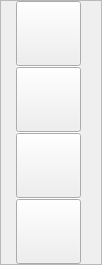
           <widget class="QFrame" name="toolbar">
            <property name="sizePolicy">
             <sizepolicy hsizetype="Preferred" vsizetype="Preferred">
              <horstretch>0</horstretch>
              <verstretch>0</verstretch>
             </sizepolicy>
            </property>
            <property name="minimumSize">
             <size>
              <width>0</width>
              <height>0</height>
             </size>
            </property>
            <property name="maximumSize">
             <size>
              <width>0</width>
              <height>450</height>
             </size>
            </property>
            <property name="frameShape">
             <enum>QFrame::StyledPanel</enum>
            </property>
            <property name="frameShadow">
             <enum>QFrame::Raised</enum>
            </property>
            <layout class="QVBoxLayout" name="verticalLayout_13">
             <property name="spacing">
              <number>0</number>
             </property>
             <property name="leftMargin">
              <number>15</number>
             </property>
             <property name="topMargin">
              <number>0</number>
             </property>
             <property name="rightMargin">
              <number>10</number>
             </property>
             <property name="bottomMargin">
              <number>0</number>
             </property>
             <item>
              <widget class="QFrame" name="mini_frame_btn_toolbar_1">
               <property name="sizePolicy">
                <sizepolicy hsizetype="Minimum" vsizetype="Minimum">
                 <horstretch>0</horstretch>
                 <verstretch>0</verstretch>
                </sizepolicy>
               </property>
               <property name="styleSheet">
                <string notr="true">QFrame#mini_frame_btn_toolbar_1
{

border : transparent;
background : transparent;

}</string>
               </property>
               <property name="frameShape">
                <enum>QFrame::StyledPanel</enum>
               </property>
               <property name="frameShadow">
                <enum>QFrame::Raised</enum>
               </property>
               <layout class="QHBoxLayout" name="horizontalLayout_17">
                <property name="spacing">
                 <number>0</number>
                </property>
                <property name="leftMargin">
                 <number>0</number>
                </property>
                <property name="topMargin">
                 <number>0</number>
                </property>
                <property name="rightMargin">
                 <number>0</number>
                </property>
                <property name="bottomMargin">
                 <number>0</number>
                </property>
                <item alignment="Qt::AlignLeft">
                 <widget class="QPushButton" name="btn_toolbar_1">
                  <property name="sizePolicy">
                   <sizepolicy hsizetype="Fixed" vsizetype="Fixed">
                    <horstretch>0</horstretch>
                    <verstretch>0</verstretch>
                   </sizepolicy>
                  </property>
                  <property name="minimumSize">
                   <size>
                    <width>65</width>
                    <height>65</height>
                   </size>
                  </property>
                  <property name="maximumSize">
                   <size>
                    <width>65</width>
                    <height>65</height>
                   </size>
                  </property>
                  <property name="cursor">
                   <cursorShape>PointingHandCursor</cursorShape>
                  </property>
                  <property name="toolTip">
                   <string>Show Stack 1</string>
                  </property>
                  <property name="text">
                   <string/>
                  </property>
                  <property name="checkable">
                   <bool>true</bool>
                  </property>
                 </widget>
                </item>
                <item alignment="Qt::AlignRight|Qt::AlignVCenter">
                 <widget class="QPushButton" name="indicator_btn_toolbar_1">
                  <property name="enabled">
                   <bool>false</bool>
                  </property>
                  <property name="sizePolicy">
                   <sizepolicy hsizetype="Fixed" vsizetype="Fixed">
                    <horstretch>0</horstretch>
                    <verstretch>0</verstretch>
                   </sizepolicy>
                  </property>
                  <property name="minimumSize">
                   <size>
                    <width>10</width>
                    <height>10</height>
                   </size>
                  </property>
                  <property name="maximumSize">
                   <size>
                    <width>10</width>
                    <height>10</height>
                   </size>
                  </property>
                  <property name="styleSheet">
                   <string notr="true">border-radius : 5px; border: transparent;</string>
                  </property>
                  <property name="text">
                   <string/>
                  </property>
                  <property name="checkable">
                   <bool>true</bool>
                  </property>
                  <property name="flat">
                   <bool>true</bool>
                  </property>
                 </widget>
                </item>
               </layout>
              </widget>
             </item>
             <item alignment="Qt::AlignLeft">
              <widget class="Line" name="line_1_2">
               <property name="sizePolicy">
                <sizepolicy hsizetype="Fixed" vsizetype="Fixed">
                 <horstretch>0</horstretch>
                 <verstretch>0</verstretch>
                </sizepolicy>
               </property>
               <property name="minimumSize">
                <size>
                 <width>65</width>
                 <height>1</height>
                </size>
               </property>
               <property name="maximumSize">
                <size>
                 <width>65</width>
                 <height>1</height>
                </size>
               </property>
               <property name="orientation">
                <enum>Qt::Horizontal</enum>
               </property>
              </widget>
             </item>
             <item>
              <widget class="QFrame" name="mini_frame_btn_toolbar_2">
               <property name="sizePolicy">
                <sizepolicy hsizetype="Minimum" vsizetype="Minimum">
                 <horstretch>0</horstretch>
                 <verstretch>0</verstretch>
                </sizepolicy>
               </property>
               <property name="styleSheet">
                <string notr="true">QFrame#mini_frame_btn_toolbar_2
{

border : transparent;
background : transparent;

}</string>
               </property>
               <property name="frameShape">
                <enum>QFrame::StyledPanel</enum>
               </property>
               <property name="frameShadow">
                <enum>QFrame::Raised</enum>
               </property>
               <layout class="QHBoxLayout" name="horizontalLayout_14">
                <property name="spacing">
                 <number>0</number>
                </property>
                <property name="leftMargin">
                 <number>0</number>
                </property>
                <property name="topMargin">
                 <number>0</number>
                </property>
                <property name="rightMargin">
                 <number>0</number>
                </property>
                <property name="bottomMargin">
                 <number>0</number>
                </property>
                <item alignment="Qt::AlignLeft">
                 <widget class="QPushButton" name="btn_toolbar_2">
                  <property name="sizePolicy">
                   <sizepolicy hsizetype="Fixed" vsizetype="Fixed">
                    <horstretch>0</horstretch>
                    <verstretch>0</verstretch>
                   </sizepolicy>
                  </property>
                  <property name="minimumSize">
                   <size>
                    <width>65</width>
                    <height>65</height>
                   </size>
                  </property>
                  <property name="maximumSize">
                   <size>
                    <width>65</width>
                    <height>65</height>
                   </size>
                  </property>
                  <property name="cursor">
                   <cursorShape>PointingHandCursor</cursorShape>
                  </property>
                  <property name="toolTip">
                   <string>Show Stack 2</string>
                  </property>
                  <property name="text">
                   <string/>
                  </property>
                  <property name="checkable">
                   <bool>true</bool>
                  </property>
                 </widget>
                </item>
                <item alignment="Qt::AlignRight|Qt::AlignVCenter">
                 <widget class="QPushButton" name="indicator_btn_toolbar_2">
                  <property name="enabled">
                   <bool>false</bool>
                  </property>
                  <property name="sizePolicy">
                   <sizepolicy hsizetype="Fixed" vsizetype="Fixed">
                    <horstretch>0</horstretch>
                    <verstretch>0</verstretch>
                   </sizepolicy>
                  </property>
                  <property name="minimumSize">
                   <size>
                    <width>10</width>
                    <height>10</height>
                   </size>
                  </property>
                  <property name="maximumSize">
                   <size>
                    <width>10</width>
                    <height>10</height>
                   </size>
                  </property>
                  <property name="styleSheet">
                   <string notr="true">border-radius : 5px; border: transparent;</string>
                  </property>
                  <property name="text">
                   <string/>
                  </property>
                  <property name="checkable">
                   <bool>true</bool>
                  </property>
                  <property name="flat">
                   <bool>true</bool>
                  </property>
                 </widget>
                </item>
               </layout>
              </widget>
             </item>
             <item alignment="Qt::AlignLeft">
              <widget class="Line" name="line_2_3">
               <property name="sizePolicy">
                <sizepolicy hsizetype="Fixed" vsizetype="Fixed">
                 <horstretch>0</horstretch>
                 <verstretch>0</verstretch>
                </sizepolicy>
               </property>
               <property name="minimumSize">
                <size>
                 <width>65</width>
                 <height>1</height>
                </size>
               </property>
               <property name="maximumSize">
                <size>
                 <width>65</width>
                 <height>1</height>
                </size>
               </property>
               <property name="orientation">
                <enum>Qt::Horizontal</enum>
               </property>
              </widget>
             </item>
             <item>
              <widget class="QFrame" name="mini_frame_btn_toolbar_3">
               <property name="sizePolicy">
                <sizepolicy hsizetype="Minimum" vsizetype="Minimum">
                 <horstretch>0</horstretch>
                 <verstretch>0</verstretch>
                </sizepolicy>
               </property>
               <property name="styleSheet">
                <string notr="true">QFrame#mini_frame_btn_toolbar_3
{

border : transparent;
background : transparent;

}</string>
               </property>
               <property name="frameShape">
                <enum>QFrame::StyledPanel</enum>
               </property>
               <property name="frameShadow">
                <enum>QFrame::Raised</enum>
               </property>
               <layout class="QHBoxLayout" name="horizontalLayout_15">
                <property name="spacing">
                 <number>0</number>
                </property>
                <property name="leftMargin">
                 <number>0</number>
                </property>
                <property name="topMargin">
                 <number>0</number>
                </property>
                <property name="rightMargin">
                 <number>0</number>
                </property>
                <property name="bottomMargin">
                 <number>0</number>
                </property>
                <item alignment="Qt::AlignLeft">
                 <widget class="QPushButton" name="btn_toolbar_3">
                  <property name="sizePolicy">
                   <sizepolicy hsizetype="Fixed" vsizetype="Fixed">
                    <horstretch>0</horstretch>
                    <verstretch>0</verstretch>
                   </sizepolicy>
                  </property>
                  <property name="minimumSize">
                   <size>
                    <width>65</width>
                    <height>65</height>
                   </size>
                  </property>
                  <property name="maximumSize">
                   <size>
                    <width>65</width>
                    <height>65</height>
                   </size>
                  </property>
                  <property name="cursor">
                   <cursorShape>PointingHandCursor</cursorShape>
                  </property>
                  <property name="toolTip">
                   <string>Show Stack 3</string>
                  </property>
                  <property name="text">
                   <string/>
                  </property>
                  <property name="checkable">
                   <bool>true</bool>
                  </property>
                 </widget>
                </item>
                <item alignment="Qt::AlignRight|Qt::AlignVCenter">
                 <widget class="QPushButton" name="indicator_btn_toolbar_3">
                  <property name="enabled">
                   <bool>false</bool>
                  </property>
                  <property name="sizePolicy">
                   <sizepolicy hsizetype="Fixed" vsizetype="Fixed">
                    <horstretch>0</horstretch>
                    <verstretch>0</verstretch>
                   </sizepolicy>
                  </property>
                  <property name="minimumSize">
                   <size>
                    <width>10</width>
                    <height>10</height>
                   </size>
                  </property>
                  <property name="maximumSize">
                   <size>
                    <width>10</width>
                    <height>10</height>
                   </size>
                  </property>
                  <property name="styleSheet">
                   <string notr="true">border-radius : 5px; border: transparent;</string>
                  </property>
                  <property name="text">
                   <string/>
                  </property>
                  <property name="checkable">
                   <bool>true</bool>
                  </property>
                  <property name="flat">
                   <bool>true</bool>
                  </property>
                 </widget>
                </item>
               </layout>
              </widget>
             </item>
             <item alignment="Qt::AlignLeft">
              <widget class="Line" name="line_3_4">
               <property name="sizePolicy">
                <sizepolicy hsizetype="Fixed" vsizetype="Fixed">
                 <horstretch>0</horstretch>
                 <verstretch>0</verstretch>
                </sizepolicy>
               </property>
               <property name="minimumSize">
                <size>
                 <width>65</width>
                 <height>1</height>
                </size>
               </property>
               <property name="maximumSize">
                <size>
                 <width>65</width>
                 <height>1</height>
                </size>
               </property>
               <property name="orientation">
                <enum>Qt::Horizontal</enum>
               </property>
              </widget>
             </item>
             <item>
              <widget class="QFrame" name="mini_frame_btn_toolbar_4">
               <property name="sizePolicy">
                <sizepolicy hsizetype="Minimum" vsizetype="Minimum">
                 <horstretch>0</horstretch>
                 <verstretch>0</verstretch>
                </sizepolicy>
               </property>
               <property name="styleSheet">
                <string notr="true">QFrame#mini_frame_btn_toolbar_4
{

border : transparent;
background : transparent;

}</string>
               </property>
               <property name="frameShape">
                <enum>QFrame::StyledPanel</enum>
               </property>
               <property name="frameShadow">
                <enum>QFrame::Raised</enum>
               </property>
               <layout class="QHBoxLayout" name="horizontalLayout_16">
                <property name="spacing">
                 <number>0</number>
                </property>
                <property name="leftMargin">
                 <number>0</number>
                </property>
                <property name="topMargin">
                 <number>0</number>
                </property>
                <property name="rightMargin">
                 <number>0</number>
                </property>
                <property name="bottomMargin">
                 <number>0</number>
                </property>
                <item alignment="Qt::AlignLeft">
                 <widget class="QPushButton" name="btn_toolbar_4">
                  <property name="sizePolicy">
                   <sizepolicy hsizetype="Fixed" vsizetype="Fixed">
                    <horstretch>0</horstretch>
                    <verstretch>0</verstretch>
                   </sizepolicy>
                  </property>
                  <property name="minimumSize">
                   <size>
                    <width>65</width>
                    <height>65</height>
                   </size>
                  </property>
                  <property name="maximumSize">
                   <size>
                    <width>65</width>
                    <height>65</height>
                   </size>
                  </property>
                  <property name="cursor">
                   <cursorShape>PointingHandCursor</cursorShape>
                  </property>
                  <property name="toolTip">
                   <string>Show Stack 4</string>
                  </property>
                  <property name="text">
                   <string/>
                  </property>
                  <property name="checkable">
                   <bool>true</bool>
                  </property>
                 </widget>
                </item>
                <item alignment="Qt::AlignRight|Qt::AlignVCenter">
                 <widget class="QPushButton" name="indicator_btn_toolbar_4">
                  <property name="enabled">
                   <bool>false</bool>
                  </property>
                  <property name="sizePolicy">
                   <sizepolicy hsizetype="Fixed" vsizetype="Fixed">
                    <horstretch>0</horstretch>
                    <verstretch>0</verstretch>
                   </sizepolicy>
                  </property>
                  <property name="minimumSize">
                   <size>
                    <width>10</width>
                    <height>10</height>
                   </size>
                  </property>
                  <property name="maximumSize">
                   <size>
                    <width>10</width>
                    <height>10</height>
                   </size>
                  </property>
                  <property name="styleSheet">
                   <string notr="true">border-radius : 5px; border: transparent;</string>
                  </property>
                  <property name="text">
                   <string/>
                  </property>
                  <property name="checkable">
                   <bool>true</bool>
                  </property>
                  <property name="flat">
                   <bool>true</bool>
                  </property>
                 </widget>
                </item>
               </layout>
              </widget>
             </item>
            </layout>
           </widget>
